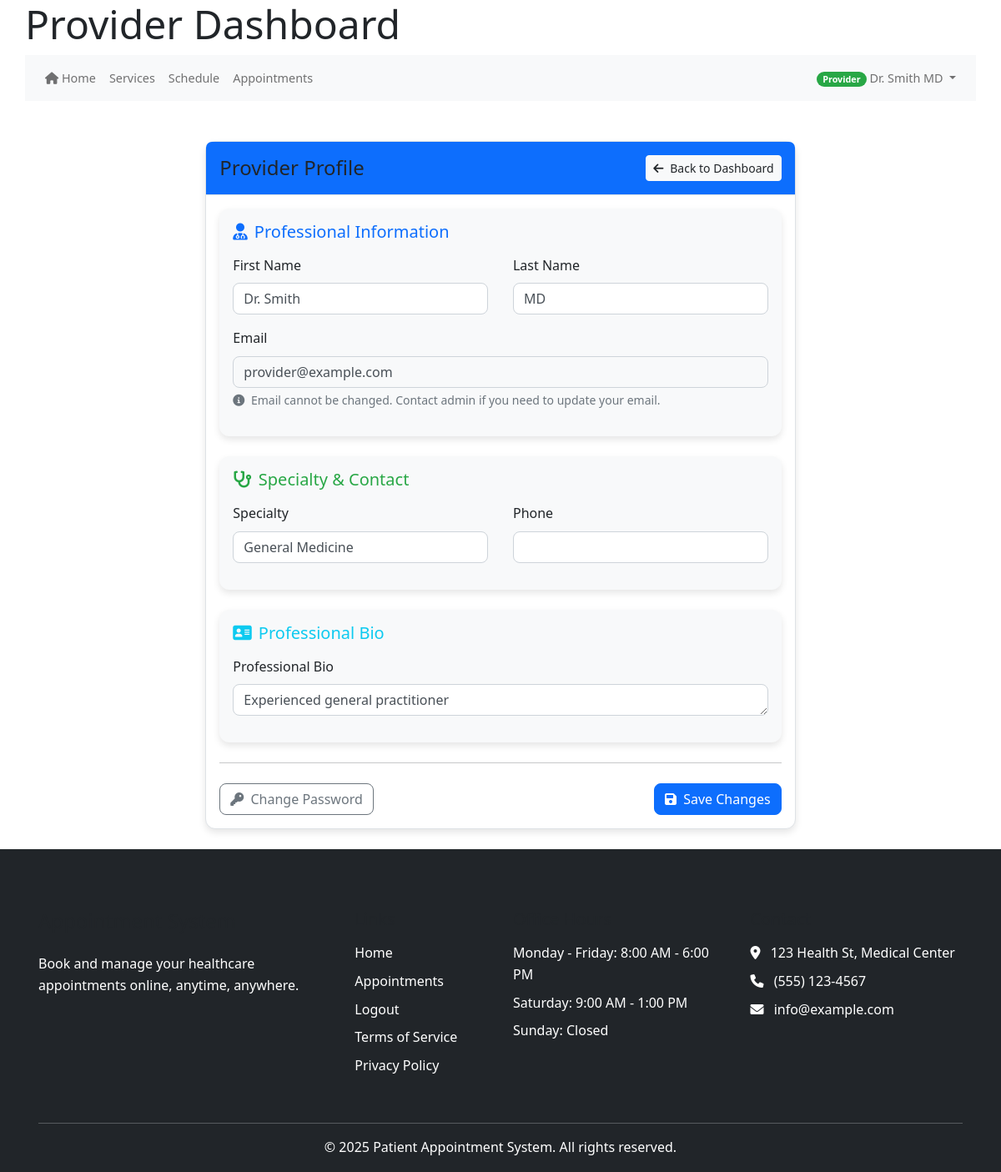
The app's page /index.php/provider/profile (signed in), older data.
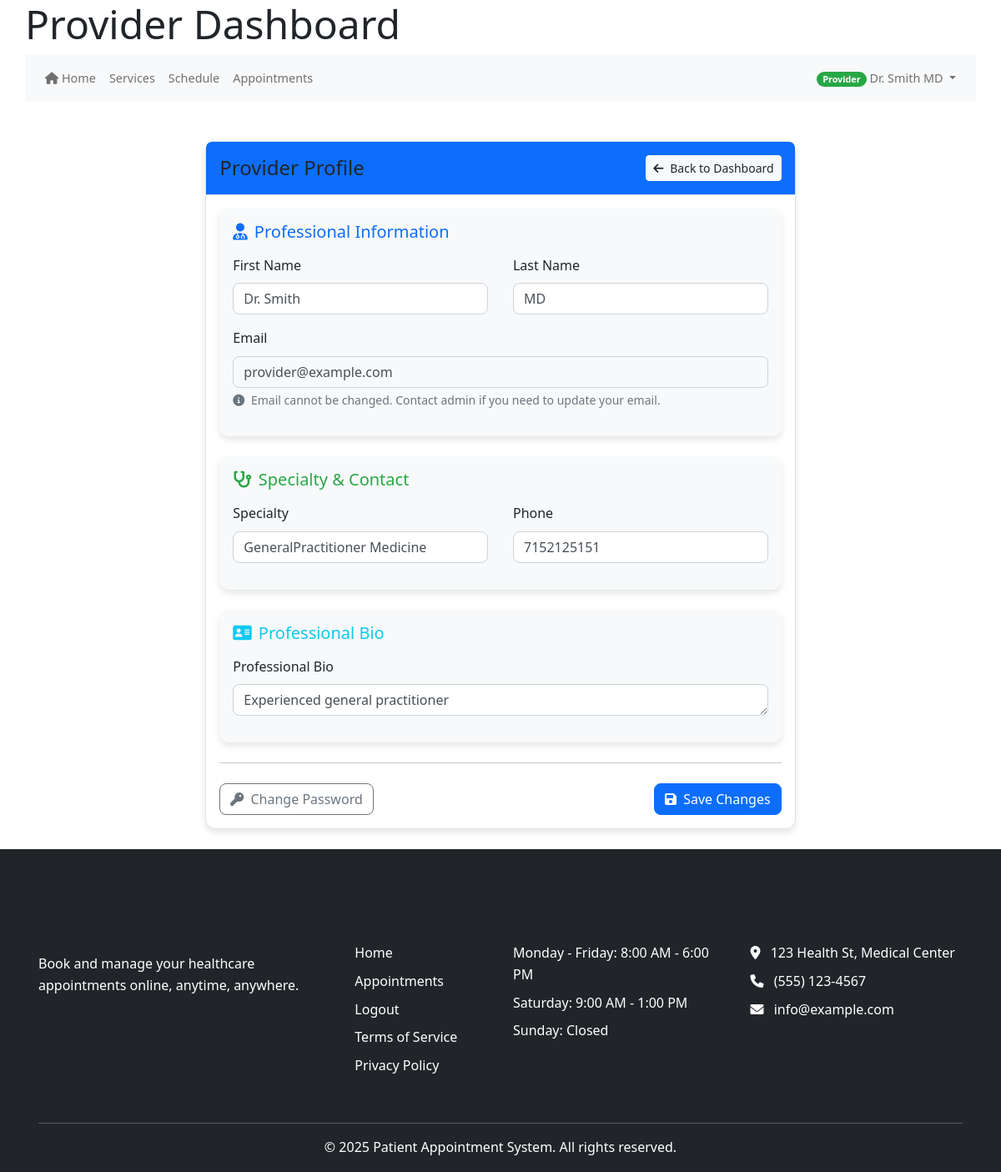
The same page, newer data.
### tables this page shows
CREATE TABLE IF NOT EXISTS `provider_profiles` (
  `profile_id` int(11) NOT NULL AUTO_INCREMENT,
  `provider_id` int(11) NOT NULL,
  `specialization` varchar(100) DEFAULT NULL,
  `title` varchar(50) DEFAULT NULL,
  `bio` text DEFAULT NULL,
  `accepting_new_patients` tinyint(1) DEFAULT 1,
  `max_patients_per_day` int(11) DEFAULT 20,
  `profile_image` varchar(255) DEFAULT NULL,
  `created_at` timestamp NOT NULL DEFAULT current_timestamp(),
  `updated_at` timestamp NOT NULL DEFAULT current_timestamp(),
  PRIMARY KEY (`profile_id`),
  KEY `provider_id` (`provider_id`)
);

CREATE TABLE IF NOT EXISTS `users` (
  `user_id` int(11) NOT NULL AUTO_INCREMENT,
  `email` varchar(255) NOT NULL,
  `password_hash` varchar(255) NOT NULL,
  `first_name` varchar(100) NOT NULL,
  `last_name` varchar(100) NOT NULL,
  `phone` varchar(20) DEFAULT NULL,
  `role` enum('patient','provider','admin','staff') NOT NULL,
  `is_active` tinyint(1) DEFAULT 1,
  `is_verified` tinyint(1) DEFAULT 0,
  `email_verified_at` datetime DEFAULT NULL,
  `created_at` datetime DEFAULT current_timestamp(),
  `last_login` datetime DEFAULT NULL,
  `verification_token` varchar(64) DEFAULT NULL,
  `reset_token` varchar(64) DEFAULT NULL,
  `reset_token_expires` datetime DEFAULT NULL,
  `token_expires` datetime DEFAULT NULL,
  `password_change_required` tinyint(1) DEFAULT 0,
  PRIMARY KEY (`user_id`)
);

### controllers/provider_controller.php (called while the page is built, shortened)
<?php
require_once MODEL_PATH . '/Provider.php';
class ProviderController {
    protected $providerModel;
    public function __construct() {
        $this->db = get_db();
        $this->providerModel = new Provider($this->db);
    }
    public function profile() {
        $provider_id = $_SESSION['user_id'];
        $provider = $this->providerModel->getProviderById($provider_id);
        include VIEW_PATH . '/provider/profile.php';
    }
}
?>

### core/helpers.php (called while the page is built, shortened)
<?php
function base_url($path = '') {
    $protocol = isset($_SERVER['HTTPS']) && $_SERVER['HTTPS'] !== 'off' ? 'https' : 'http';
    $host = $_SERVER['HTTP_HOST'];
    $script_name = $_SERVER['SCRIPT_NAME'];
    $base_dir = dirname($script_name);
    $base_url = "{$protocol}://{$host}{$base_dir}";
    $base_url = rtrim($base_url, '/');
    $path = ltrim($path, '/');
    return $path ? "{$base_url}/{$path}" : $base_url;
}

### public_html/bootstrap.php (called while the page is built, shortened)
<?php
require_once APP_ROOT . '/core/helpers.php';
require_once CORE_PATH . '/helpers.php';
function get_db() {
    static $db = null;
    if ($db === null) {
        if (defined('DB_HOST') && defined('DB_USER') && defined('DB_PASS') && defined('DB_NAME')) {
            $db = new mysqli(DB_HOST, DB_USER, DB_PASS, DB_NAME);
            $db->set_charset('utf8mb4');
        } else {
            throw new Exception("Database constants not defined");
        }
    }
    return $db;
}
return true;

### models/Provider.php (called while the page is built, shortened)
<?php
class Provider {
    private $db;
    public function __construct($db) {
        $this->db = $db;
    }
    public function getProviderById($provider_id) {
        try {
            $sql = "SELECT
                    pp.*,
                    u.email,
                    u.first_name,
                    u.last_name,
                    u.phone
                FROM provider_profiles pp
                JOIN users u ON pp.provider_id = u.user_id
                WHERE pp.provider_id = ?";
            $stmt = $this->db->prepare($sql);
            $stmt->bind_param('i', $provider_id);
            $stmt->execute();
            $result = $stmt->get_result();
            if ($result->num_rows > 0) {
                return $result->fetch_assoc();
            }
            return false;
        } catch (Exception $e) {
            error_log("Error fetching provider data: " . $e->getMessage());
            return false;
        }
    }
}
?>

### views/provider/profile.php (the view, shortened to what the changed rows need)
<?php include VIEW_PATH . '/partials/header.php'; ?>
<div class="container mt-4">
    <div class="row">
        <div class="col-md-8 mx-auto">
            <div class="card shadow-sm mb-4">
                <div class="card-header bg-primary text-white d-flex justify-content-between align-items-center">
                    <h4 class="mb-0">Provider Profile</h4>
                    <a href="<?= base_url('index.php/provider/index') ?>" class="btn btn-light btn-sm">
                        <i class="fas fa-arrow-left me-1"></i> Back to Dashboard
                    </a>
                </div>
                <div class="card-body">
                    <form id="providerProfileForm" method="POST" action="<?= base_url('index.php/provider/processUpdateProfile') ?>">
                        <div class="card mb-4 border-0 bg-light">
                            <div class="card-body">
                                <h5 class="card-title text-primary mb-3">
                                    <i class="fas fa-user-md me-2"></i>Professional Information
                                </h5>
                                <div class="row">
                                    <div class="col-md-6 mb-3">
                                        <label for="first_name" class="form-label">First Name</label>
                                        <input type="text" class="form-control" id="first_name" name="first_name"
                                            value="<?= htmlspecialchars($provider['first_name'] ?? '') ?>" required>
                                    </div>
                                    <div class="col-md-6 mb-3">
                                        <label for="last_name" class="form-label">Last Name</label>
                                        <input type="text" class="form-control" id="last_name" name="last_name"
                                            value="<?= htmlspecialchars($provider['last_name'] ?? '') ?>" required>
                                    </div>
                                </div>
                                <div class="mb-3">
                                    <label for="email" class="form-label">Email</label>
                                    <input type="email" class="form-control bg-light" id="email" name="email"
                                           value="<?= htmlspecialchars($provider['email'] ?? '') ?>" readonly>
                                    <div class="form-text text-muted">
                                        <i class="fas fa-info-circle me-1"></i> Email cannot be changed. Contact admin if you need to update your email.
                                    </div>
                                </div>
                            </div>
                        </div>
                        <div class="card mb-4 border-0 bg-light">
                            <div class="card-body">
                                <h5 class="card-title text-success mb-3">
                                    <i class="fas fa-stethoscope me-2"></i>Specialty & Contact
                                </h5>
                                <div class="row">
                                    <div class="col-md-6 mb-3">
                                        <label for="specialization" class="form-label">Specialty</label>
                                        <input type="text" class="form-control" id="specialization" name="specialization"
                                            value="<?= htmlspecialchars($provider['specialization'] ?? '') ?>" required>
                                    </div>
                                    <div class="col-md-6 mb-3">
                                        <label for="phone" class="form-label">Phone</label>
                                        <input type="text" class="form-control" id="phone" name="phone"
                                            value="<?= htmlspecialchars($provider['phone'] ?? '') ?>" required>
                                    </div>
                                </div>
                            </div>
                        </div>
                        <div class="card mb-4 border-0 bg-light">
                            <div class="card-body">
                                <h5 class="card-title text-info mb-3">
                                    <i class="fas fa-address-card me-2"></i>Professional Bio
                                </h5>
                                <div class="mb-3">
                                    <label for="bio" class="form-label">Professional Bio</label>
                                    <textarea class="form-control" id="bio" name="bio" rows="4"><?= htmlspecialchars($provider['bio'] ?? '') ?></textarea>
                                </div>
                            </div>
                        </div>
                        <hr class="my-4">
                        <div class="d-flex justify-content-between">
                            <a href="<?= base_url('index.php/auth/change_password') ?>" class="btn btn-outline-secondary">
                                <i class="fas fa-key me-1"></i> Change Password
                            </a>
                            <button type="submit" class="btn btn-primary">
                                <i class="fas fa-save me-1"></i> Save Changes
                            </button>
                        </div>
                    </form>
                </div>
            </div>
        </div>
    </div>
</div>
<?php include VIEW_PATH . '/partials/footer.php'; ?>

Row changes from the older to the newer data that the page shows:
changed provider_profiles "Experienced general practitioner": specialization "General Medicine" → "GeneralPractitioner Medicine"; phone (not shown) → "7152125151"
